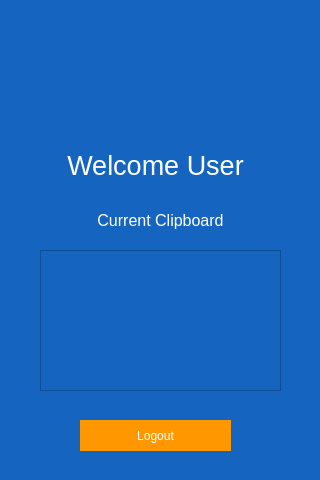
<?xml version="1.0" encoding="UTF-8"?>
<ui version="4.0">
 <class>Form</class>
 <widget class="QWidget" name="Form">
  <property name="geometry">
   <rect>
    <x>0</x>
    <y>0</y>
    <width>320</width>
    <height>480</height>
   </rect>
  </property>
  <property name="windowTitle">
   <string>Form</string>
  </property>
  <property name="styleSheet">
   <string notr="true">/* QWidget */
QWidget {
    background: #1565c0;
}

/* Line Edit */
QLineEdit, QLineEdit:hover {
    border: none;
    padding-bottom: 2px;
    border-bottom: 1px solid #dddddd;
    color: #dddddd;
    background-color:rgba(0,0,0,0);
}

QLineEdit:editable{
    border: none;
    padding-bottom: 2px;
    border-bottom: 2px solid #b2dfdb;
    font-size: 20px;
}

QLineEdit:disabled{
    border: 0px solid white;
    padding-bottom: 2px;
    border-bottom: 2px solid #eeeeee;
}

QLineEdit:focus{
    border: 0px solid white;
    padding-bottom: 2px;
    border-bottom: 2px solid #ff9800;
    color: #eeeeee;
}
QLineEdit:pressed {
    border: none;
    padding-bottom: 2px;
    border-bottom: 2px solid #ff9800;
}

/* Push Button */

QPushButton, QPushButton:focus, QPushButton:focus {
  background-color: #ff9800;
  border: none;
  color: white;
  padding: 3px 20px;
}


QPushButton:hover, QPushButton:hover:focus {
  background-color: #ff9800;
  border-color: #ff9800;
  border: none;
}

QPushButton:selected { 
    border:none;
}

QPushButton:pressed,
QPushButton:pressed:focus {
  background-color: #ee7700;
  border: none;
  color: white;
}

</string>
  </property>
  <widget class="QPushButton" name="pushButton">
   <property name="geometry">
    <rect>
     <x>80</x>
     <y>420</y>
     <width>151</width>
     <height>31</height>
    </rect>
   </property>
   <property name="text">
    <string>Logout</string>
   </property>
  </widget>
  <widget class="QLabel" name="label_3">
   <property name="geometry">
    <rect>
     <x>40</x>
     <y>140</y>
     <width>231</width>
     <height>51</height>
    </rect>
   </property>
   <property name="text">
    <string>&lt;html&gt;&lt;head/&gt;&lt;body&gt;&lt;p align=&quot;center&quot;&gt;&lt;span style=&quot; font-size:20pt; color:#ffffff;&quot;&gt;Welcome User&lt;/span&gt;&lt;/p&gt;&lt;/body&gt;&lt;/html&gt;</string>
   </property>
  </widget>
  <widget class="QTextEdit" name="textEdit">
   <property name="geometry">
    <rect>
     <x>40</x>
     <y>250</y>
     <width>241</width>
     <height>141</height>
    </rect>
   </property>
  </widget>
  <widget class="QLabel" name="label">
   <property name="geometry">
    <rect>
     <x>80</x>
     <y>210</y>
     <width>161</width>
     <height>21</height>
    </rect>
   </property>
   <property name="text">
    <string>&lt;html&gt;&lt;head/&gt;&lt;body&gt;&lt;p align=&quot;center&quot;&gt;&lt;span style=&quot; font-size:12pt; color:#ffffff;&quot;&gt;Current Clipboard&lt;/span&gt;&lt;/p&gt;&lt;/body&gt;&lt;/html&gt;</string>
   </property>
  </widget>
  <widget class="QLabel" name="label_4">
   <property name="geometry">
    <rect>
     <x>60</x>
     <y>-20</y>
     <width>191</width>
     <height>191</height>
    </rect>
   </property>
   <property name="text">
    <string/>
   </property>
   <property name="pixmap">
    <pixmap>images/logo.png</pixmap>
   </property>
   <property name="scaledContents">
    <bool>true</bool>
   </property>
  </widget>
  <zorder>label_4</zorder>
  <zorder>label_3</zorder>
  <zorder>pushButton</zorder>
  <zorder>textEdit</zorder>
  <zorder>label</zorder>
 </widget>
 <resources/>
 <connections/>
</ui>
